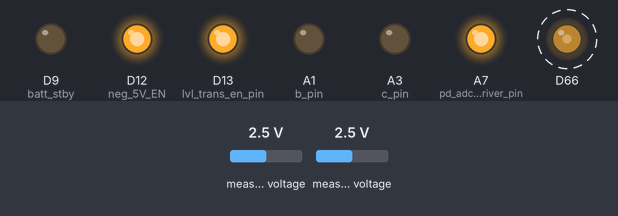
Bench run of a sketch on a simulated Arduino Due. On the bench: output pins drawn as LEDs (lit = HIGH). Dashed ring = blinking. The test bench sets the inputs (shaded band); at power-on: measured voltage 2.5 V. Pins used as bus, display or sensor lines are not drawn; what the sketch prints to the serial monitor is not drawn.

Above: at 2.05 s.
Timing chart, 0 to 5.0 s (numbered marks = the images above):
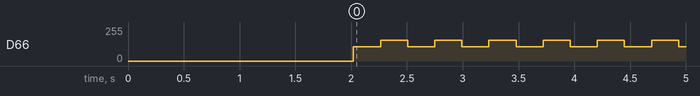

Measured:
- by itself, D66: alternates 156/255 for 0.24 s and 106/255 for 0.24 s

The sketch:

operation_test.ino
```cpp
#include <Adafruit_ADS1X15.h>

Adafruit_ADS1015 ads;     /* Use this for the 12-bit version */

#define mux_enb_pin  11
#define neg_5V_EN  12
#define lvl_trans_en_pin 13
#define a_pin A2
#define b_pin A1
#define c_pin A3
#define pd_adc_driver_pin A7
#define batt_stby 9


int i = 1;
int value = 0;


void setup() {
  // put your setup code here, to run once:

  Serial.begin(115200);

  delay(2000);

  Serial.println("Hello!");

  Serial.println("Getting differential reading from AIN0 (P) and AIN1 (N)");
  Serial.println("ADC Range: +/- 4.096V (1 bit = 2mV/ADS1015, 0.1875mV/ADS1115)");


  pinMode(batt_stby, OUTPUT);
  pinMode(neg_5V_EN, OUTPUT);
  pinMode(mux_enb_pin, OUTPUT);
  pinMode(lvl_trans_en_pin, OUTPUT);
  pinMode(a_pin, INPUT);
  pinMode(b_pin, OUTPUT);
  pinMode(c_pin, OUTPUT);
  pinMode(pd_adc_driver_pin, OUTPUT);
  pinMode(DAC0, OUTPUT);

  digitalWrite(lvl_trans_en_pin, HIGH);
  digitalWrite(mux_enb_pin, HIGH);
  digitalWrite(neg_5V_EN, HIGH);


  digitalWrite(a_pin, LOW);
  digitalWrite(b_pin, LOW);
  digitalWrite(c_pin, LOW);
  digitalWrite(pd_adc_driver_pin, HIGH);

  analogWriteResolution(10);

  //ads1015.setGain(GAIN_ONE);


  if (!ads.begin()) {
    Serial.println("Failed to initialize ADS.");
    while (1);
  }

}


void loop() {
  // put your main code here, to run repeatedly:
int16_t results;
float resistance;


delay(20);
analogWrite(DAC0, 426);
delay(20);
results = ads.readADC_Differential_0_1()*3;
Serial.print("Differential: "); Serial.print(results); Serial.print("("); Serial.println("mV)");
results = abs(results);
resistance = 8.33 * results;
Serial.print("Resistance: "); Serial.print(resistance); Serial.print("("); Serial.println("ohm)");

delay(200);

delay(20);
analogWrite(DAC0, 626);
delay(20);
results = ads.readADC_Differential_0_1();
Serial.print("Differential: "); Serial.print(results); Serial.print("("); Serial.println("mV)");
results = abs(results);
resistance = 40.9 * results;
Serial.print("Resistance: "); Serial.print(results); Serial.print("("); Serial.println("ohm)");


delay(200);

}
```
